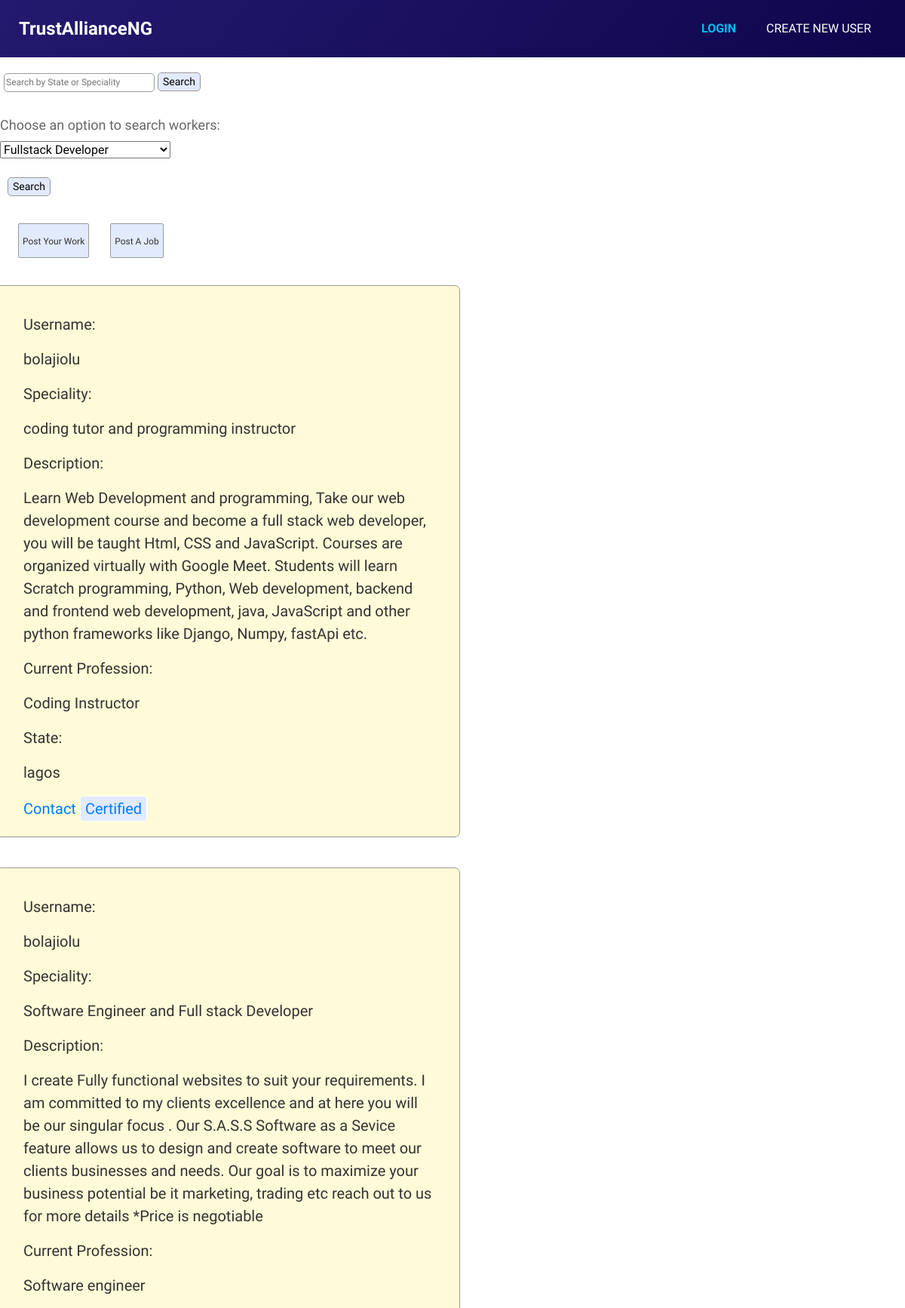
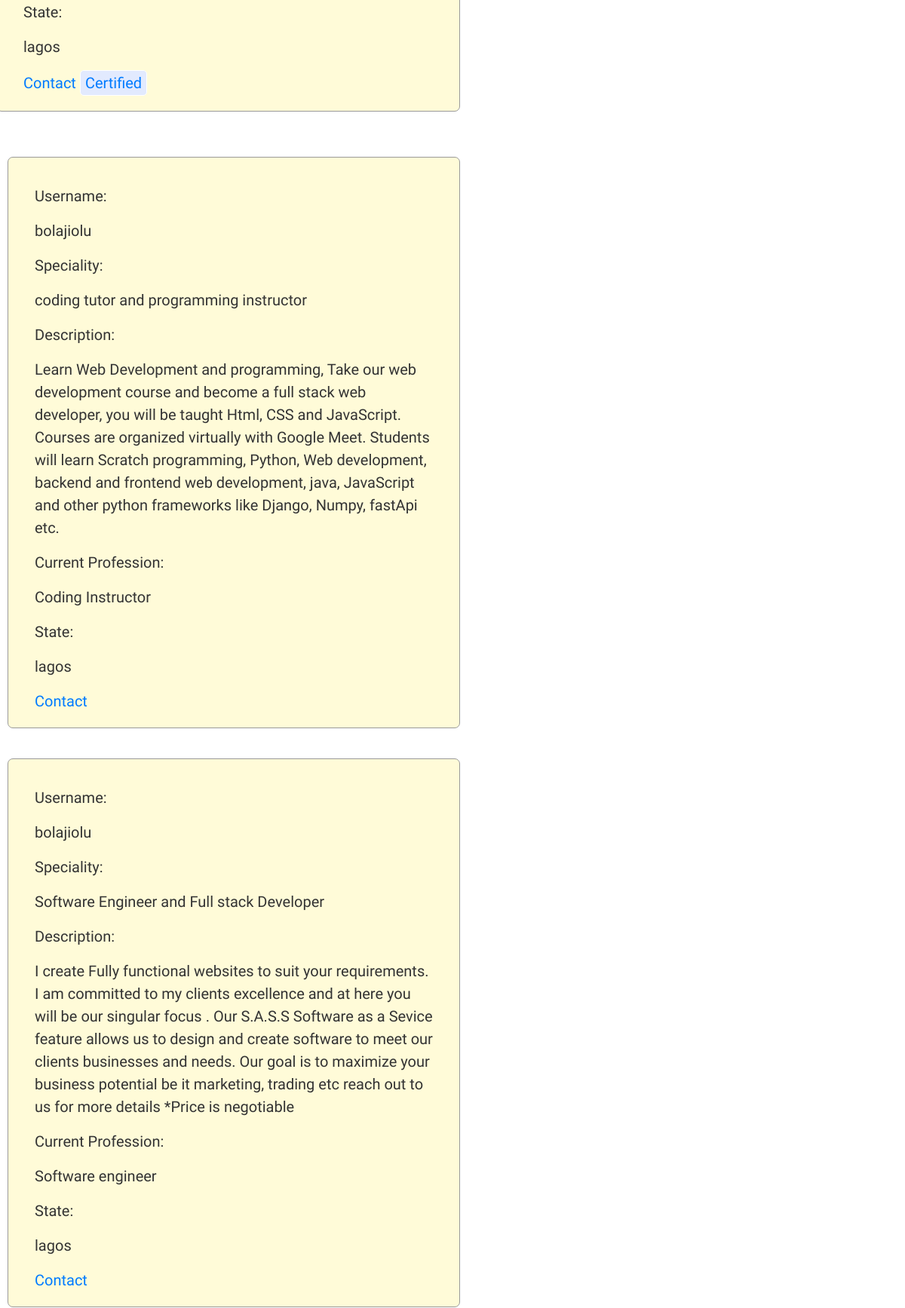
Page /workers/ (upper part) on the committed database (2 pictures, top to bottom).
### user/models.py (models this page shows)
class Worker(models.Model):
     randoms = models.IntegerField(null=True)
     username = models.CharField(max_length=80, null=True)
     firstname = models.CharField(max_length=800, verbose_name="FirstName")
     lastname = models.CharField(max_length=8000, verbose_name="LastName")
     email = models.CharField(max_length=50, verbose_name="Email")
     phone = models.IntegerField(verbose_name="PhoneNo")
     passport = models.ImageField(upload_to='images/', null=True, verbose_name="Upload Passport Photograph ")
     speciality = models.CharField(max_length=800, verbose_name="Area of Specialty")
     description = models.TextField(verbose_name="Describe your Work")
     job = models.CharField(max_length=800, verbose_name="Current Profession")
     price = models.IntegerField(verbose_name="Price per Job")
     state = models.CharField(max_length=800, verbose_name="State")
     address = models.CharField(max_length=800, verbose_name="Address")
     verified = models.BooleanField(default=False, null=True)

### user/views.py (the view)
# urls.py: path('workers/', views.worker, name='worker'),
def worker(request):
     if request.method == "POST":
        selected= request.POST.get("query")
        values = Worker.objects.filter(description__icontains=selected).values()
        return render(request=request, template_name="workerinfocontact.html", context={"states":values})
     verified = verifiedworker.objects.all().values()
     service_jobs= Worker.objects.all().values()
     return render(request=request, template_name="workerinfo.html", context={"job":service_jobs, "verified":verified})

### user/templates/workerinfo.html (shortened to what this page needs)
{% load static %}
<!DOCTYPE html>
<html>
<head>
  <link rel="stylesheet" type="text/css" href="{% static 'css/bootstrap.css' %}" />
  <link rel="stylesheet" type="text/css" href="https://cdnjs.cloudflare.com/ajax/libs/OwlCarousel2/2.3.4/assets/owl.carousel.min.css" />
  <link href="{% static 'css/font-awesome.min.css' %}" rel="stylesheet" />
  <link href="{% static 'css/style.css' %}" rel="stylesheet" />
  <link href="{% static 'css/responsive.css' %}" rel="stylesheet" />
</head>
<body class="sub_page">
  <div class="hero_area">
     <header class="header_section">
      <div class="container-fluid">
        <nav class="navbar navbar-expand-lg custom_nav-container ">
          <a class="navbar-brand" href="{% url 'home' %}">
            <span>
              TrustAllianceNG
            </span>
          </a>
          <div class="collapse navbar-collapse" id="navbarSupportedContent">
            <ul class="navbar-nav  ">
                {% if request.user.username %}
              <li class="nav-item active">
                <a class="nav-link" href="{% url 'userpage' %}"> {{ request.user.username }}</a>
              </li>
              {% else %}
              <li class="nav-item active">
                <a class="nav-link" href="{% url 'log' %}">Login</a>
              </li>
              <li class="nav-item">
                <a class="nav-link" href="{% url 'newacc' %}">Create new user</a>
              </li>
              {% endif %}
            </ul>
          </div>
        </nav>
      </div>
    </header>
  </div>
   <div>
     <form  method="POST" action='search' class="form" style="margin-left:5px; margin-top:20px;">
        <input type="text" id="search" name="q"  style="border-radius: 5px; border:1px #999 solid; font-size:12px; height:25px; width:200px" placeholder="Search by State or Speciality" required>
        <button type="submit" style="font-size:14px; background-color:#E2EAFE; border-radius: 5px; border:1px #999 solid;">Search</button>
    </form>
  </div>
  <div>
       <form  method="POST">
    <label for="dropdown">Choose an option to search workers:</label>
    <select id="dropdown" name="query">
      <option   value=" fullstack">Fullstack Developer</option>
    </select>
    <br><br>
     <input type="submit" value="Search" style="font-size:14px; background-color:#E2EAFE; border-radius: 5px; margin-left:10px; border:1px #999 solid;">
  </form>
  </div>
   <div>
              <a href="{% url 'work' %}"><Button class="post">Post Your Work</Button></a>
                <a href="{% url 'service' %}"><Button class="post">Post A Job</Button></a>
   </div>
 <div class="row">
  <form>
  {% for x in job %}
  {% if x.verified == True %}
  <div class="col-md-4">
            <div class="box">
              <div class="img-box">
              </div>
              <div class="detail-box">
                        <p>
                          Username:</p><p> {{x.username}}
                  </p>
                  <p>Speciality: </p> <p>{{x.speciality}}</p>
                      <p> Description:</p><p>{{x.description}}</p>
                  <p> Current Profession:</p><p> {{x.job}}</p>
                 <p> State:</p><p> {{x.state}} </p>
                 <p>
                <a href="{{x.id}}">Contact</a>
             <button class="butto" style=" background-color: #E2EAFE;  color:#fff; border: 1px #fff solid; margin-right:20px;  border-radius: 5px;"><a href="{{x.id}}">Certified</a></button> </span>
              </p>
     {% endif %}
              </div>
            </div>
          </div>
   {% endfor %}
  <form>
  {% for x in job %}
    <div class="col-md-4">
            <div class="box">
              <div class="img-box">
              </div>
              <div class="detail-box">
                     <p>
                          Username:</p><p> {{x.username}}
                  </p>
                  <p>Speciality: </p> <p>{{x.speciality}}</p>
                      <p> Description:</p><p>{{x.description}}</p>
                  <p> Current Profession:</p><p> {{x.job}}</p>
                 <p> State:</p><p> {{x.state}} </p>
                 <p>
                <a href="{{x.id}}">Contact</a>
              </p>
              </div>
            </div>
          </div>
   {% endfor %}
 </form>
</body>
</html>

### user/static/css/style.css (style rules this page uses)
body { font-family: "Open Sans", sans-serif; color: #0c0c0c; background-color: #ffffff; overflow-x: hidden; }
a, a:hover, a:focus { text-decoration: none; }
.hero_area { position: relative; min-height: 100vh; display: -webkit-box; display: -ms-flexbox; display: flex; -webkit-box-orient: vertical; -webkit-box-direction: normal; -ms-flex-direction: column; flex-direction: column; }
.sub_page .hero_area { min-height: auto; background: linear-gradient(130deg, #231a6f, #0f054c); }
.header_section { padding: 15px 0; }
.header_section .container-fluid { padding-right: 25px; padding-left: 25px; }
.navbar-brand span { font-weight: bold; font-size: 24px; color: #ffffff; }
.custom_nav-container { padding: 0; }
.custom_nav-container .navbar-nav { margin-left: auto; }
.custom_nav-container .navbar-nav .nav-item .nav-link { padding: 5px 20px; color: #ffffff; text-align: center; text-transform: uppercase; border-radius: 5px; -webkit-transition: all 0.3s; transition: all 0.3s; }
.custom_nav-container .navbar-nav .nav-item:hover .nav-link, .custom_nav-container .navbar-nav .nav-item.active .nav-link { color: #00bbf0; }
.custom_nav-container .navbar-nav .nav-item.active .nav-link { font-weight: 600; }

### user/templates/workerinfo.html (style rules this page uses)
body { font-family: "Miriam Libre", sans-serif; }
form { width:auto; }
label { display: block; color: #666; font-size: 18px; margin-top: 30px; padding-right: 20px; float:none; }
.col-md-4 { display: block; border: 0.5px #999 solid; color: #000; font-family: ; font-size:20px; float:left; border-radius: 15px; background-color: #FFFBD8; max-height: 1000px; min-height:300px; min-width: 50%; margin-top: 5px; padding: 6px 5px 4px; padding-right:3px; margin-top:5px; margin-left:2%; margin-bottom:4%; justify-content:center; }
.post { background-color:#E2EAFE; color: #333; border: 1px #999 solid; margin-left:6%; border-radius: 0px; cursor: pointer; font-size: 12px; padding: 6px 5px 4px; margin-top: 20px; height: 46px; max-width: 120px; border: 1px #999 solid; border-radius: 2px; cursor: pointer; }
.nav-item { float:right; margin-left:20px; }
.active { margin-left:250px; }
@media screen and (max-width: 1200px) { .col-md-4 { display: block; width: auto; color: #333; font-family:; font-size: 20px; float:none; border-radius: 7px; background-color: #FFFBD8; border: 0.5px #999 solid; height: 100% auto; width:auto; margin-top: 2px; padding: 6px 5px 4px; padding-right:3px; margin-top:20px; margin-left:10px; margin-right:10px; margin-bottom:40px; justify-content:center; max-height: 1000px; min-height:150px; } }
@media screen and (max-width: 1200px) { .detail-box { margin-left:30px; margin-right:30px; } }
@media screen and (max-width: 1200px) { .post { background-color: #E2EAFE; color: #333; border: 1px #999 solid; margin-left:2%; margin-right:0%; } }
@media screen and (max-width: 1200px) { .nav-item { float:none; margin-left:0px; } }
@media screen and (max-width: 1200px) { .active { margin-left:0px; } }

### rows in the picture
Worker: username "bolajiolu", speciality "coding tutor and programming instructor", description "Learn Web Development and programming, Take our web development course and become a full stack web developer, you will be taught Html, CSS and JavaScript. Courses are organized virtually with Google Meet. Students will learn Scratch programming, Python, Web development, backend and frontend web development, java, JavaScript and other python frameworks like Django, Numpy, fastApi etc.", job "Coding Instructor", state "lagos"
Worker: username "bolajiolu", speciality "Software Engineer and Full stack Developer", description "I create Fully functional websites to suit your requirements. I am committed to my clients excellence and at here you will be our singular focus . Our S.A.S.S Software as a Sevice feature allows us to design and create software to meet our clients businesses and needs. Our goal is to maximize your business potential be it marketing, trading etc reach out to us for more details *Price is negotiable", job "Software engineer", state "lagos"
